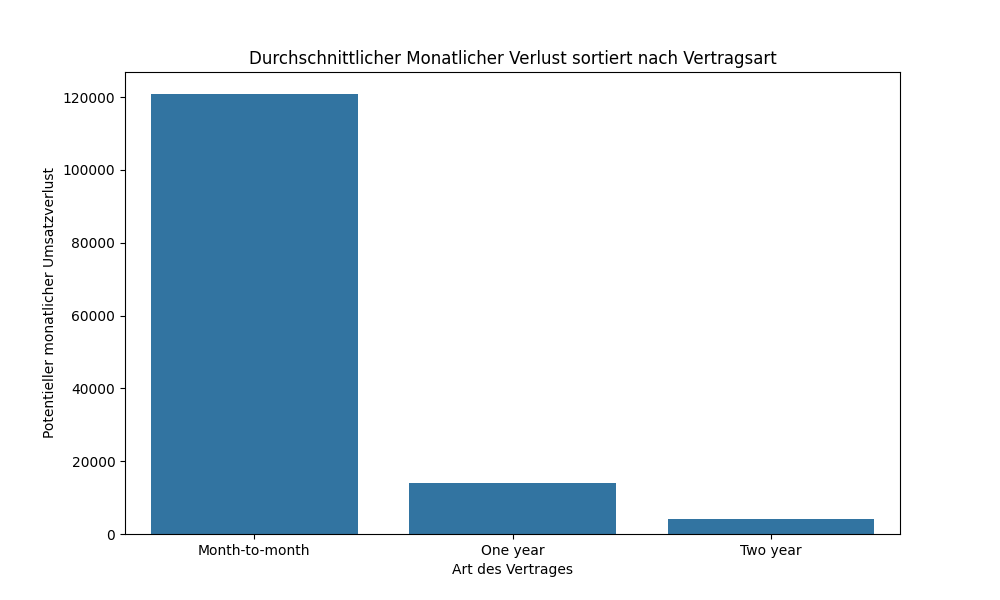

Reproduce this figure in Python.
import pandas as pd
import matplotlib.pyplot as plt
import seaborn as sns
import numpy as np


# Daten mit pandas laden
df = pd.read_csv('telco_data.csv')
#print(df.tail(10))

#Churn rate aus Daten exportieren
churn_rate = df[df['Churn'] == 'Yes']

#Gruppierung der Monthly Charges zum jeweiligen Contract
total_lost_revenue = churn_rate.groupby('Contract')['MonthlyCharges'].sum().reset_index()

#visualisierung
plt.figure(figsize=(10,6))

sns.barplot(data = total_lost_revenue, x = 'Contract', y = 'MonthlyCharges')


#Beschriftung
plt.title('Durchschnittlicher Monatlicher Verlust sortiert nach Vertragsart')
plt.xlabel('Art des Vertrages')
plt.ylabel('Potentieller monatlicher Umsatzverlust')

plt.savefig("lost_revenue.png")

plt.show()
